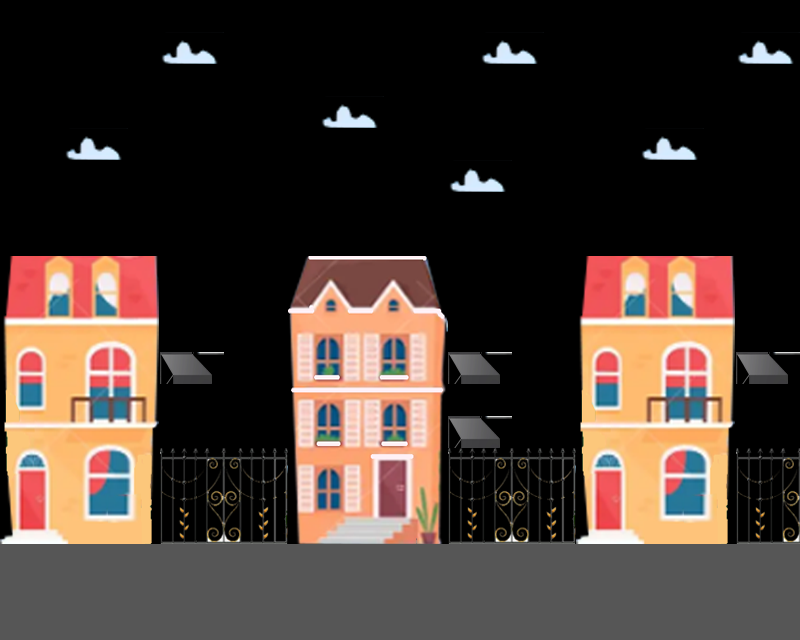

Rendered tile map (Tiled .tmx) drawn with the repository's tilesets; below, a short description and the map source with its tile grids summarised:
An orthogonal 25x20 tile map with 32x32 px tiles, 1 tile layer (Capa de patrones 1) and 60 objects (48x plataforma, 8x muerte, 4x toldo).

<map version="1.10" tiledversion="1.10.2" orientation="orthogonal" renderorder="right-down" width="25" height="20" tilewidth="32" tileheight="32" infinite="0" nextlayerid="3" nextobjectid="78">
 <tileset firstgid="1" name="tileset" tilewidth="32" tileheight="32" tilecount="500" columns="25">
  <image source="tileset.png" width="800" height="640" />
 </tileset>
 <layer id="1" name="Capa de patrones 1" width="25" height="20">
  <data>[500 cells, 262 non-empty, 107 distinct tile ids]</data>
 </layer>
 <objectgroup id="2" name="Capa de Objetos 1">
  <object id="5" name="plataforma" type="plataforma" x="48" y="256">
   <point />
  </object>
  <object id="6" name="plataforma" type="plataforma" x="81" y="256.5">
   <point />
  </object>
  <object id="7" name="plataforma" type="plataforma" x="113.5" y="255.5">
   <point />
  </object>
  <object id="8" name="plataforma" type="plataforma" x="131.5" y="254.5">
   <point />
  </object>
  <object id="14" name="plataforma" type="plataforma" x="5.5" y="423">
   <point />
  </object>
  <object id="15" name="plataforma" type="plataforma" x="36" y="425.5">
   <point />
  </object>
  <object id="16" name="plataforma" type="plataforma" x="73" y="423.5">
   <point />
  </object>
  <object id="17" name="plataforma" type="plataforma" x="106" y="424">
   <point />
  </object>
  <object id="18" name="plataforma" type="plataforma" x="126" y="424">
   <point />
  </object>
  <object id="23" name="plataforma" type="plataforma" x="310.5" y="255.5">
   <point />
  </object>
  <object id="24" name="plataforma" type="plataforma" x="344" y="255.5">
   <point />
  </object>
  <object id="26" name="plataforma" type="plataforma" x="378" y="255">
   <point />
  </object>
  <object id="27" name="plataforma" type="plataforma" x="395" y="255">
   <point />
  </object>
  <object id="28" name="plataforma" type="plataforma" x="289.5" y="309.5">
   <point />
  </object>
  <object id="29" name="plataforma" type="plataforma" x="352" y="308">
   <point />
  </object>
  <object id="30" name="plataforma" type="plataforma" x="415.5" y="308">
   <point />
  </object>
  <object id="31" name="plataforma" type="plataforma" x="381" y="374.5">
   <point />
  </object>
  <object id="32" name="plataforma" type="plataforma" x="316" y="374.5">
   <point />
  </object>
  <object id="33" name="plataforma" type="plataforma" x="293" y="387.5">
   <point />
  </object>
  <object id="34" name="plataforma" type="plataforma" x="328.5" y="387">
   <point />
  </object>
  <object id="35" name="plataforma" type="plataforma" x="363.5" y="387.5">
   <point />
  </object>
  <object id="36" name="plataforma" type="plataforma" x="393" y="387.5">
   <point />
  </object>
  <object id="37" name="plataforma" type="plataforma" x="411.5" y="387">
   <point />
  </object>
  <object id="38" name="plataforma" type="plataforma" x="318" y="442.5">
   <point />
  </object>
  <object id="39" name="plataforma" type="plataforma" x="383.5" y="441.5">
   <point />
  </object>
  <object id="40" name="plataforma" type="plataforma" x="372.5" y="455">
   <point />
  </object>
  <object id="41" name="plataforma" type="plataforma" x="387.5" y="455">
   <point />
  </object>
  <object id="42" name="plataforma" type="plataforma" x="590" y="256">
   <point />
  </object>
  <object id="43" name="plataforma" type="plataforma" x="629.5" y="255.5">
   <point />
  </object>
  <object id="44" name="plataforma" type="plataforma" x="661.5" y="255.5">
   <point />
  </object>
  <object id="45" name="plataforma" type="plataforma" x="693.5" y="255.5">
   <point />
  </object>
  <object id="47" name="plataforma" type="plataforma" x="706" y="255">
   <point />
  </object>
  <object id="48" name="plataforma" type="plataforma" x="582" y="317.5">
   <point />
  </object>
  <object id="49" name="plataforma" type="plataforma" x="616.5" y="320">
   <point />
  </object>
  <object id="50" name="plataforma" type="plataforma" x="647.5" y="320">
   <point />
  </object>
  <object id="51" name="plataforma" type="plataforma" x="680.5" y="320.5">
   <point />
  </object>
  <object id="53" name="plataforma" type="plataforma" x="705" y="320">
   <point />
  </object>
  <object id="54" name="plataforma" type="plataforma" x="581" y="424">
   <point />
  </object>
  <object id="55" name="plataforma" type="plataforma" x="616" y="425.5">
   <point />
  </object>
  <object id="56" name="plataforma" type="plataforma" x="649" y="423">
   <point />
  </object>
  <object id="57" name="plataforma" type="plataforma" x="680" y="424.5">
   <point />
  </object>
  <object id="58" name="plataforma" type="plataforma" x="700.5" y="424">
   <point />
  </object>
  <object id="59" name="toldo" type="toldo" x="160" y="349">
   <point />
  </object>
  <object id="60" name="toldo" type="toldo" x="449" y="351">
   <point />
  </object>
  <object id="61" name="toldo" type="toldo" x="448" y="413.5">
   <point />
  </object>
  <object id="62" name="toldo" type="toldo" x="738" y="352">
   <point />
  </object>
  <object id="63" name="plataforma" type="plataforma" x="14" y="256.5">
   <point />
  </object>
  <object id="64" name="plataforma" type="plataforma" x="6.5" y="318">
   <point />
  </object>
  <object id="65" name="plataforma" type="plataforma" x="35.5" y="318.5">
   <point />
  </object>
  <object id="66" name="plataforma" type="plataforma" x="67" y="321.5">
   <point />
  </object>
  <object id="67" name="plataforma" type="plataforma" x="101" y="320.5">
   <point />
  </object>
  <object id="68" name="plataforma" type="plataforma" x="131" y="320">
   <point />
  </object>
  <object id="69" name="muerte" type="muerte" x="161.5" y="447">
   <point />
  </object>
  <object id="71" name="muerte" type="muerte" x="232" y="448">
   <point />
  </object>
  <object id="72" name="muerte" type="muerte" x="195" y="447.5">
   <point />
  </object>
  <object id="73" name="muerte" type="muerte" x="259" y="448.5">
   <point />
  </object>
  <object id="74" name="muerte" type="muerte" x="451" y="448.5">
   <point />
  </object>
  <object id="75" name="muerte" type="muerte" x="480.5" y="448.5">
   <point />
  </object>
  <object id="76" name="muerte" type="muerte" x="513" y="448">
   <point />
  </object>
  <object id="77" name="muerte" type="muerte" x="544" y="448">
   <point />
  </object>
 </objectgroup>
</map>
